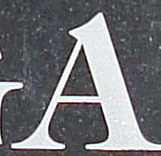
#> input picture lab_hf/English/Img/Bmp/Sample011/img011-00008.png, 161 x 156 px, found by its file name; its folder holds only this picture in this run
$ python preprocessing.py
#> lines starting #> are read from the running program, lines starting #| are printed output that depends on the picture
import numpy as np
import string
import os
import re
import random
import cv2
import pickle

DATADIR ="English\Img\Bmp"
CLASSES = string.ascii_uppercase
IMG_SIZE = 64


def load_filenames():
    filenames = []
    for path, dirs,files in os.walk(DATADIR):
        """Fájlrendszer bejárása és kép elérési utak betöltése"""
        filenames += list(map(lambda f: path+'\\'+f, files))
#> pass 2 of the loop in load_filenames, `for path, dirs,files in os.walk(DATADIR):`:
    return filenames


def create_datasets(dataset):
    test_img = []
    train_img = []

    """fájlok megkeverse és szétosztása két állományba"""
    random.shuffle(dataset)
    j=0;
    for i in dataset:
        if j<len(dataset)*0.7:
            train_img.append(i)
        else:
            test_img.append(i)
        j+=1;
    return train_img, test_img

def get_class_index(filename):
    return int(re.findall(r'.*Sample(\d+).*', filename)[0])-11


def get_class(filename):
    """Mappaszámot visszalakíom karakterré hogy megtudjam a kép milyen karaktert ábrázol"""
    return CLASSES[get_class_index(filename)]


def open_img (filename):
    img = cv2.imread(filename, cv2.IMREAD_GRAYSCALE) * cv2.imread(filename.replace('Bmp', 'Msk'), cv2.IMREAD_GRAYSCALE)
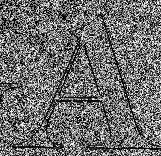
#> img: shape (156, 161); min 0, max 249, mean 110.8
    processed_img = cv2.resize(img, (IMG_SIZE, IMG_SIZE))
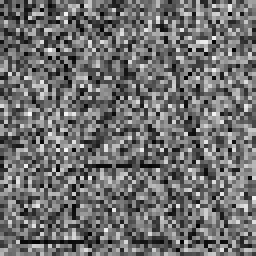
#> processed_img: shape (64, 64) (shown 4 times larger); min 1, max 249, mean 111.3
    return processed_img


def get_dataset(dataset):
    data = []
    for i in dataset:
        img = open_img(i)
        lab = get_class_index(i)
        data.append([img, lab])
#> pass 2 of the loop in get_dataset, `for i in dataset:`:
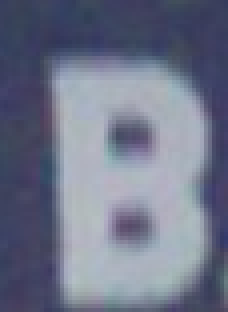
#> input picture lab_hf/English/Img/Bmp/Sample012/img012-00015.png, 57 x 78 px, found by its file name (shown 4 times larger)
#> in open_img (call 2), `img = cv2.imread(filename, cv2.IMREAD_GRAYSCALE) * cv2.imread(filename..`:
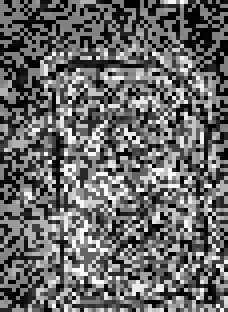
#> img: shape (78, 57) (shown 4 times larger); min 0, max 249, mean 104.3
#> in open_img (call 2), `processed_img = cv2.resize(img, (IMG_SIZE, IMG_SIZE))`:
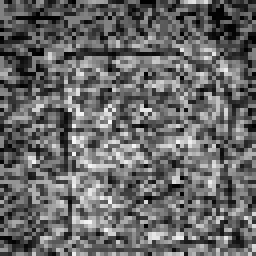
#> processed_img: shape (64, 64) (shown 4 times larger); min 0, max 248, mean 104.1
    return data

def save_dataset(data, img_name, lab_name):
    X = []
    Y = []

    for img, lab in data:
        X.append(img)
        Y.append(lab)

    X = np.array(X).reshape(-1, IMG_SIZE, IMG_SIZE, 1)
    pickle_out = open(img_name, "wb")
    pickle.dump(X, pickle_out)
    pickle_out.close()

    pickle_out = open(lab_name, "wb")
    pickle.dump(Y, pickle_out)
    pickle_out.close()


if __name__ == "__main__":
    filenames = load_filenames()
    train_img, test_img = create_datasets(filenames)
    train_data = get_dataset(train_img)
#> train_data = 2 items
    test_data = get_dataset(test_img)

    save_dataset(train_data, "train_images", "train_labels")
#> the loop in save_dataset, `for img, lab in data:` made 2 passes
#> lab on passes 1 to 2: 0, 1
#> after the loop in save_dataset, `for img, lab in data:`: Y = [0, 1]
    save_dataset(test_data, "test_images", "test_labels")
